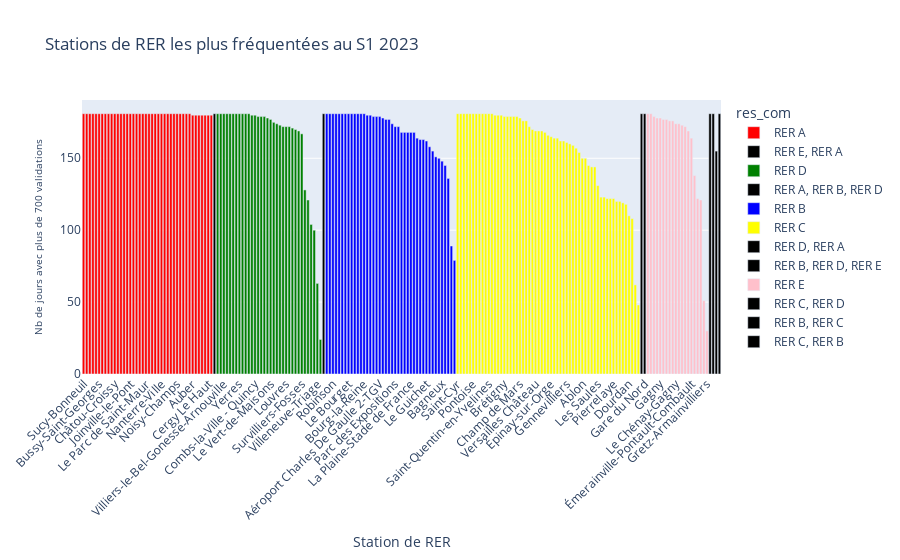

The notebook cell this image was saved under:
### Code cell
fig = px.bar(liste_haute_freq_stations, x='Station de RER', y='Nb de jours avec plus de 700 validations', color='res_com',
             title='Stations de RER les plus fréquentées au S1 2023',
            color_discrete_map=couleurs_res_com)

# Personnaliser le graphique
fig.update_layout(xaxis_tickangle=-45)  # Incliner les étiquettes de l'axe des abscisses
#fig.update_traces(marker_color='skyblue')  # La couleur par défaut des barres, peut être écrasée par 'color'
fig.update_yaxes(title_font=dict(size=10))  # Réduire la taille de la police pour l'axe des ordonnées

# Afficher le graphique
fig.show()

### Figure 1 — Plotly figure (JSON) as saved in the notebook; plotly's stock layout.template omitted (floating-point values rounded to 4 significant figures)
{"data": [{"alignmentgroup": "True", "hovertemplate": "res_com=RER A<br>Station de RER=%{x}<br>Nb de jours avec plus de 700 validations=%{y}<extra></extra>", "legendgroup": "RER A", "marker": {"color": "red", "pattern": {"shape": ""}}, "name": "RER A", "offsetgroup": "RER A", "orientation": "v", "showlegend": true, "textposition": "auto", "type": "bar", "x": ["Sucy-Bonneuil", "Torcy", "Val d'Europe", "Saint-Germain-en-Laye", "Saint-Maur-Créteil", "Bussy-Saint-Georges", "Cergy-Préfecture", "Cergy-Saint-Christophe", "Champigny", "Charles De Gaulle-Étoile", "Châtou-Croissy", "Conflans-Fin-d'Oise", "Rueil-Malmaison", "Fontenay-sous-Bois", "Houilles-Carrières-sur-Seine", "Joinville-le-Pont", "La Défense", "La Varenne-Chennevières", "Noisy-le-Grand-Mont d'Est", "Poissy", "Le Parc de Saint-Maur", "Lognes", "Vincennes", "Marne-la-Vallée-Chessy", "Nanterre-Université", "Nanterre-Ville", "Nation", "Neuilly-Plaisance", "Nogent-sur-Marne", "Noisiel", "Noisy-Champs", "Sartrouville", "Achères-Ville", "Boissy-Saint-Léger", "Bry-sur-Marne", "Auber", "Maisons-Laffitte", "Nanterre-Préfecture", "Le Vésinet-Le Pecq", "Le Vésinet-Centre", "Cergy Le Haut", "Neuville Université"], "xaxis": "x", "y": [181, 181, 181, 181, 181, 181, 181, 181, 181, 181, 181, 181, 181, 181, 181, 181, 181, 181, 181, 181, 181, 181, 181, 181, 181, 181, 181, 181, 181, 181, 181, 181, 181, 181, 181, 180, 180, 180, 180, 180, 180, 180], "yaxis": "y"}, {"alignmentgroup": "True", "hovertemplate": "res_com=RER E, RER A<br>Station de RER=%{x}<br>Nb de jours avec plus de 700 validations=%{y}<extra></extra>", "legendgroup": "RER E, RER A", "marker": {"color": "black", "pattern": {"shape": ""}}, "name": "RER E, RER A", "offsetgroup": "RER E, RER A", "orientation": "v", "showlegend": true, "textposition": "auto", "type": "bar", "x": ["Val de Fontenay"], "xaxis": "x", "y": [181], "yaxis": "y"}, {"alignmentgroup": "True", "hovertemplate": "res_com=RER D<br>Station de RER=%{x}<br>Nb de jours avec plus de 700 validations=%{y}<extra></extra>", "legendgroup": "RER D", "marker": {"color": "green", "pattern": {"shape": ""}}, "name": "RER D", "offsetgroup": "RER D", "orientation": "v", "showlegend": true, "textposition": "auto", "type": "bar", "x": ["Saint-Denis", "Villeneuve-Saint-Georges", "Villiers-le-Bel-Gonesse-Arnouville", "Garges-Sarcelles", "Goussainville", "Pierrefitte Stains", "Maisons-Alfort-Alfortville", "Yerres", "Melun", "Montgeron-Crosne", "Brunoy", "Boussy-Saint-Antoine", "Combs-la-Ville - Quincy", "Vigneux-sur-Seine", "Corbeil-Essonnes", "Créteil Pompadour", "Savigny-le-Temple-Nandy", "Le Vert-de-Maisons", "Viry-Châtillon", "Stade de France-Saint-Denis", "Lieusaint-Moissy", "Évry Courcouronnes", "Louvres", "Le Mée", "Grigny-Centre", "Orangis-Bois de l'Epine", "Le Bras-de-Fer", "Survilliers-Fosses", "Les Noues", "Cesson", "Ris-Orangis", "Mennecy", "Villeneuve-Triage", "Évry"], "xaxis": "x", "y": [181, 181, 181, 181, 181, 181, 181, 181, 181, 181, 181, 180, 180, 179, 179, 179, 178, 177, 175, 174, 173, 172, 172, 172, 171, 170, 169, 167, 128, 121, 104, 100, 63, 24], "yaxis": "y"}, {"alignmentgroup": "True", "hovertemplate": "res_com=RER A, RER B, RER D<br>Station de RER=%{x}<br>Nb de jours avec plus de 700 validations=%{y}<extra></extra>", "legendgroup": "RER A, RER B, RER D", "marker": {"color": "black", "pattern": {"shape": ""}}, "name": "RER A, RER B, RER D", "offsetgroup": "RER A, RER B, RER D", "orientation": "v", "showlegend": true, "textposition": "auto", "type": "bar", "x": ["Châtelet-Les Halles"], "xaxis": "x", "y": [181], "yaxis": "y"}, {"alignmentgroup": "True", "hovertemplate": "res_com=RER B<br>Station de RER=%{x}<br>Nb de jours avec plus de 700 validations=%{y}<extra></extra>", "legendgroup": "RER B", "marker": {"color": "blue", "pattern": {"shape": ""}}, "name": "RER B", "offsetgroup": "RER B", "orientation": "v", "showlegend": true, "textposition": "auto", "type": "bar", "x": ["Cité Universitaire", "Port Royal", "Robinson", "Denfert-Rochereau", "Gentilly", "La Croix-de-Berny-Fresnes", "Laplace", "Le Bourget", "Luxembourg", "Antony", "Arcueil-Cachan", "Aulnay-sous-Bois", "Bourg-la-Reine", "Fontenay-aux-Roses", "Orsay-Ville", "Sevran-Beaudottes", "Aéroport Charles De Gaulle 1", "Aéroport Charles De Gaulle 2-TGV", "Fontaine-Michalon", "Palaiseau", "Les Baconnets", "Saint-Rémy-lès-Chevreuse", "Parc des Expositions", "Villepinte", "Le Blanc-Mesnil", "Sceaux", "La Courneuve-Aubervilliers", "La Plaine-Stade de France", "Drancy", "Parc de Sceaux", "Villeparisis-Mitry-le-Neuf", "Vert-Galant", "Le Guichet", "Sevran-Livry", "Mitry-Claye", "Gif-sur-Yvette", "Lozère", "Bagneux", "Bures-sur-Yvette", "Palaiseau-Villebon", "Courcelle-sur-Yvette", "La Hacquinière"], "xaxis": "x", "y": [181, 181, 181, 181, 181, 181, 181, 181, 181, 181, 181, 181, 181, 180, 180, 179, 179, 179, 178, 177, 177, 174, 172, 172, 168, 168, 168, 168, 168, 164, 163, 163, 162, 158, 155, 151, 150, 148, 145, 136, 89, 79], "yaxis": "y"}, {"alignmentgroup": "True", "hovertemplate": "res_com=RER C<br>Station de RER=%{x}<br>Nb de jours avec plus de 700 validations=%{y}<extra></extra>", "legendgroup": "RER C", "marker": {"color": "yellow", "pattern": {"shape": ""}}, "name": "RER C", "offsetgroup": "RER C", "orientation": "v", "showlegend": true, "textposition": "auto", "type": "bar", "x": ["Saint-Cyr", "Ermont-Eaubonne", "Franconville-Le Plessis-Bouchard", "Paris Austerlitz", "Pereire-Levallois", "Pontoise", "Versailles-Chantiers", "Épinay-sur-Seine", "Montigny-Beauchamp", "Neuilly Porte Maillot", "Saint-Quentin-en-Yvelines", "Bibliothèque François Mitterrand", "Viroflay Rive Gauche", "Cernay", "Porte de Clichy", "Brétigny", "Javel", "Invalides", "Choisy-le-Roi", "Saint-Ouen-l'Aumône", "Champ de Mars", "Saint-Ouen", "Vitry-sur-Seine", "Savigny-sur-Orge", "Ivry-sur-Seine", "Versailles Château", "Issy-Val-de-Seine", "Étampes", "Pont de l'Alma", "Sainte-Geneviève-des-Bois", "Épinay-sur-Orge", "Boulainvilliers", "Saint-Gratien", "Les Grésillons", "Saint-Michel-sur-Orge", "Gennevilliers", "Pont du Garigliano", "Issy", "Musée d'Orsay", "Les Ardoines", "Ablon", "Orly Ville", "Chaville-Vélizy", "Saint-Ouen-l'Aumône-Liesse", "Meudon-Val-Fleury", "Les Saules", "Arpajon", "Villeneuve-le-Roi", "Avenue Henri Martin", "Avenue du Président Kennedy", "Pierrelaye", "Marolles-en-Hurepoix", "Bouray", "Athis-Mons", "Avenue Foch", "Dourdan", "Porchefontaine", "Étréchy", "Rungis-La Fraternelle"], "xaxis": "x", "y": [181, 181, 181, 181, 181, 181, 181, 181, 181, 181, 181, 181, 180, 180, 180, 179, 179, 179, 179, 179, 178, 176, 176, 172, 170, 169, 169, 169, 168, 166, 165, 164, 164, 162, 162, 161, 160, 159, 157, 154, 150, 150, 145, 144, 144, 131, 123, 123, 122, 122, 122, 120, 120, 119, 118, 110, 108, 62, 48], "yaxis": "y"}, {"alignmentgroup": "True", "hovertemplate": "res_com=RER D, RER A<br>Station de RER=%{x}<br>Nb de jours avec plus de 700 validations=%{y}<extra></extra>", "legendgroup": "RER D, RER A", "marker": {"color": "black", "pattern": {"shape": ""}}, "name": "RER D, RER A", "offsetgroup": "RER D, RER A", "orientation": "v", "showlegend": true, "textposition": "auto", "type": "bar", "x": ["Gare de Lyon"], "xaxis": "x", "y": [181], "yaxis": "y"}, {"alignmentgroup": "True", "hovertemplate": "res_com=RER B, RER D, RER E<br>Station de RER=%{x}<br>Nb de jours avec plus de 700 validations=%{y}<extra></extra>", "legendgroup": "RER B, RER D, RER E", "marker": {"color": "black", "pattern": {"shape": ""}}, "name": "RER B, RER D, RER E", "offsetgroup": "RER B, RER D, RER E", "orientation": "v", "showlegend": true, "textposition": "auto", "type": "bar", "x": ["Gare du Nord"], "xaxis": "x", "y": [181], "yaxis": "y"}, {"alignmentgroup": "True", "hovertemplate": "res_com=RER E<br>Station de RER=%{x}<br>Nb de jours avec plus de 700 validations=%{y}<extra></extra>", "legendgroup": "RER E", "marker": {"color": "pink", "pattern": {"shape": ""}}, "name": "RER E", "offsetgroup": "RER E", "orientation": "v", "showlegend": true, "textposition": "auto", "type": "bar", "x": ["Haussmann-Saint-Lazare", "Bondy", "Noisy-le-Sec", "Chelles-Gournay", "Gagny", "Le Raincy-Villemomble-Montfermeil", "Rosny-Bois-Perrier", "Rosny-sous-Bois", "Nogent-le-Perreux", "Le Chénay-Gagny", "Villiers-sur-Marne - Le Plessis-Trévise", "Pantin", "Roissy-en-Brie", "Rosa Parks", "Émerainville-Pontault-Combault", "Les Boullereaux-Champigny", "Ozoir-la-Ferrière", "Tournan", "Les Yvris-Noisy-le-Grand", "Gretz-Armainvilliers"], "xaxis": "x", "y": [181, 181, 179, 178, 178, 177, 177, 176, 176, 174, 174, 173, 172, 169, 164, 138, 122, 121, 51, 30], "yaxis": "y"}, {"alignmentgroup": "True", "hovertemplate": "res_com=RER C, RER D<br>Station de RER=%{x}<br>Nb de jours avec plus de 700 validations=%{y}<extra></extra>", "legendgroup": "RER C, RER D", "marker": {"color": "black", "pattern": {"shape": ""}}, "name": "RER C, RER D", "offsetgroup": "RER C, RER D", "orientation": "v", "showlegend": true, "textposition": "auto", "type": "bar", "x": ["Juvisy"], "xaxis": "x", "y": [181], "yaxis": "y"}, {"alignmentgroup": "True", "hovertemplate": "res_com=RER B, RER C<br>Station de RER=%{x}<br>Nb de jours avec plus de 700 validations=%{y}<extra></extra>", "legendgroup": "RER B, RER C", "marker": {"color": "black", "pattern": {"shape": ""}}, "name": "RER B, RER C", "offsetgroup": "RER B, RER C", "orientation": "v", "showlegend": true, "textposition": "auto", "type": "bar", "x": ["Massy-Palaiseau", "Massy-Verrières"], "xaxis": "x", "y": [181, 155], "yaxis": "y"}, {"alignmentgroup": "True", "hovertemplate": "res_com=RER C, RER B<br>Station de RER=%{x}<br>Nb de jours avec plus de 700 validations=%{y}<extra></extra>", "legendgroup": "RER C, RER B", "marker": {"color": "black", "pattern": {"shape": ""}}, "name": "RER C, RER B", "offsetgroup": "RER C, RER B", "orientation": "v", "showlegend": true, "textposition": "auto", "type": "bar", "x": ["Saint-Michel"], "xaxis": "x", "y": [181], "yaxis": "y"}], "layout": {"autosize": true, "barmode": "relative", "legend": {"title": {"text": "res_com"}, "tracegroupgap": 0}, "title": {"text": "Stations de RER les plus fréquentées au S1 2023"}, "xaxis": {"anchor": "y", "autorange": true, "domain": [0, 1], "range": [-0.5, 204.5], "tickangle": -45, "title": {"text": "Station de RER"}, "type": "category"}, "yaxis": {"anchor": "x", "autorange": true, "domain": [0, 1], "range": [0, 190.5], "title": {"font": {"size": 10}, "text": "Nb de jours avec plus de 700 validations"}, "type": "linear"}}}
